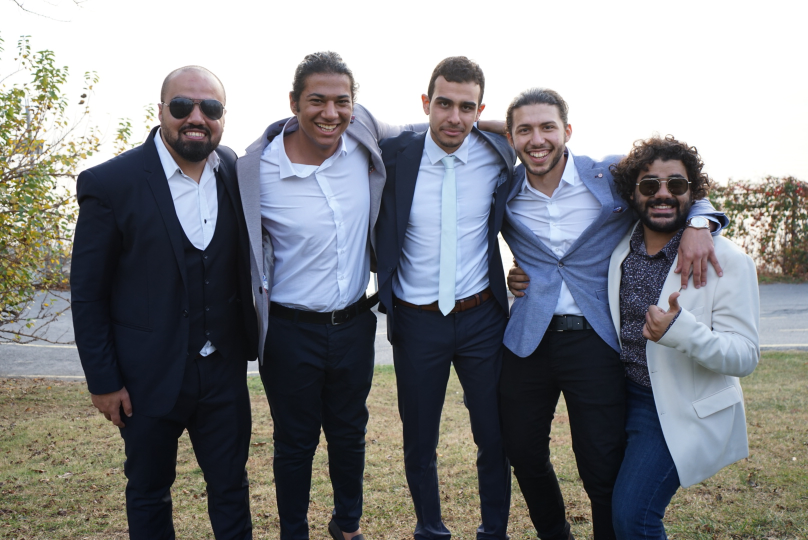
#> input picture lesson8 Haar_Cascade/Face-Detection-caffeModel-master/test.jpg, 1616 x 1080 px, found by its file name (shown at 1/2 size)
$ python '03_Face detection and counting.py'
#> lines starting #> are read from the running program, lines starting #| are printed output that depends on the picture; after the words box and inside, x2 and y2 are one past the last pixel; in counts of white or black regions, pixels touching at a corner belong together
####################################################
#  CREATE BY Thiraphong Thiangphadung              #
# เลขประจำตัว 593684 แผนก หทปอ-ห. ฝ่าย อปอ.         #
#  lesson8 Haar-cascade Detection in OpenCV        #
####################################################
import numpy as np
import cv2 as cv
face_cascade = cv.CascadeClassifier('haarcascade_frontalface_default.xml')

image = cv.imread('test.jpg')
#> image is the input picture: shape (1080, 1616, 3); mean B, G, R 134.3, 131.1, 129.8
gray = cv.cvtColor(image, cv.COLOR_BGR2GRAY)
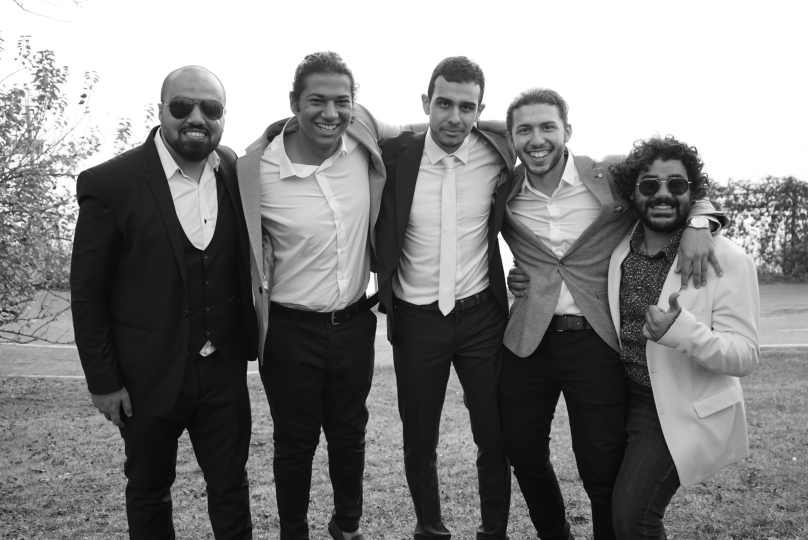
#> gray: shape (1080, 1616) (shown at 1/2 size); min 4, max 255, mean 131.1

faces = face_cascade.detectMultiScale(gray, 1.1, 5)
#> faces = 15 rows, first 6: [1478, 767, 44, 44], [1146, 401, 50, 50], [614, 942, 61, 61], [338, 921, 79, 79], [1108, 941, 60, 60], [484, 964, 86, 86]
# Print ttpe ในการคำนวนทางคณิตศาตร์
print (type(faces))
#| <class 'numpy.ndarray'>
# len() == funchionใช้นับจำนวน
if len(faces) == 0:
    print ("No faces found")

else:
    print (faces)
#> (printed output is left out)
    print (faces.shape)
#| (15, 4)
    print ("Number of faces detected: " + str(faces.shape[0]))
#| Number of faces detected: 15

    for (i,(x,y,w,h)) in enumerate(faces): #enumerate มีประโยชน์เวลาที่เราต้องการให้เวลาที่ใช้ for เพื่อวนซ้ำอยู่มีตัวเลขบางอย่างที่ช่วยนับจำนวนรอบ
        cv.rectangle(image,(x,y),(x+w,y+h),(0,255,0),1)
        cv.putText(image, "FACE#: " + str(i+1), (x+1,y-10), cv.FONT_HERSHEY_TRIPLEX, 0.5,  (0,255,0), 1)
#> this loop made 15 passes
#> (x, y, w, h) on passes 1 to 12: (1478, 767, 44, 44), (1146, 401, 50, 50), (614, 942, 61, 61), (338, 921, 79, 79), (1108, 941, 60, 60), (484, 964, 86, 86), (480, 939, 78, 78), (860, 956, 109, 109), (1118, 977, 84, 84), (1014, 210, 123, 123), (593, 152, 132, 132), (716, 934, 117, 117)
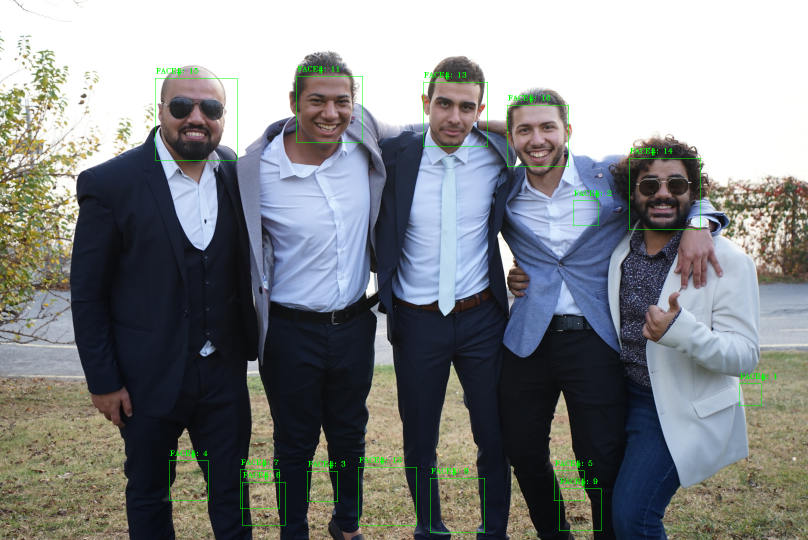
#> image: shape (1080, 1616, 3) (shown at 1/2 size); 0.59% of pixels changed, all inside (x1, y1, x2, y2) = (310, 132, 1554, 1066)


    cv.rectangle(image, ((0,image.shape[0] -25)),(270, image.shape[0]), (255,255,255), -1)
    #print(image.shape[0])
    cv.putText(image, "Number of faces detected: " + str(faces.shape[0]), (0,image.shape[0] -10), cv.FONT_HERSHEY_TRIPLEX, 0.5,  (0,0,0), 1)
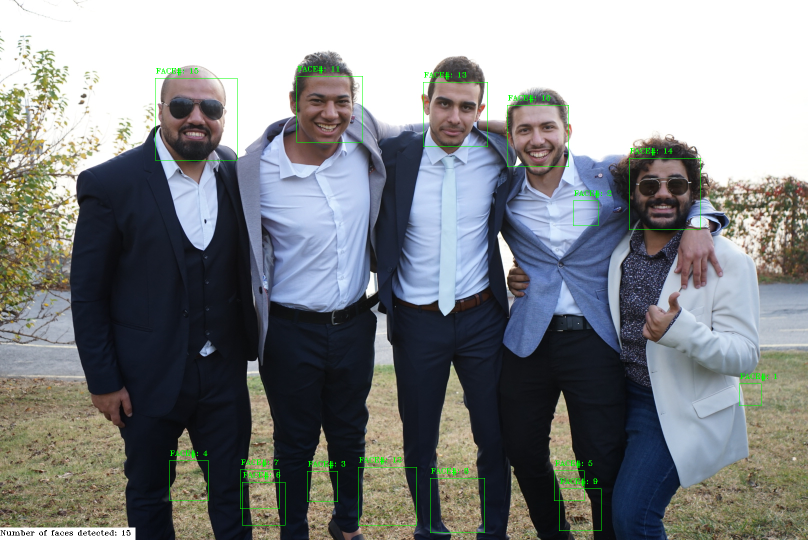
#> image: shape (1080, 1616, 3) (shown at 1/2 size); mean B, G, R 134.3, 132.4, 129.5

    cv.imshow('Image with faces',image)
    cv.waitKey(0)
    cv.destroyAllWindows()
